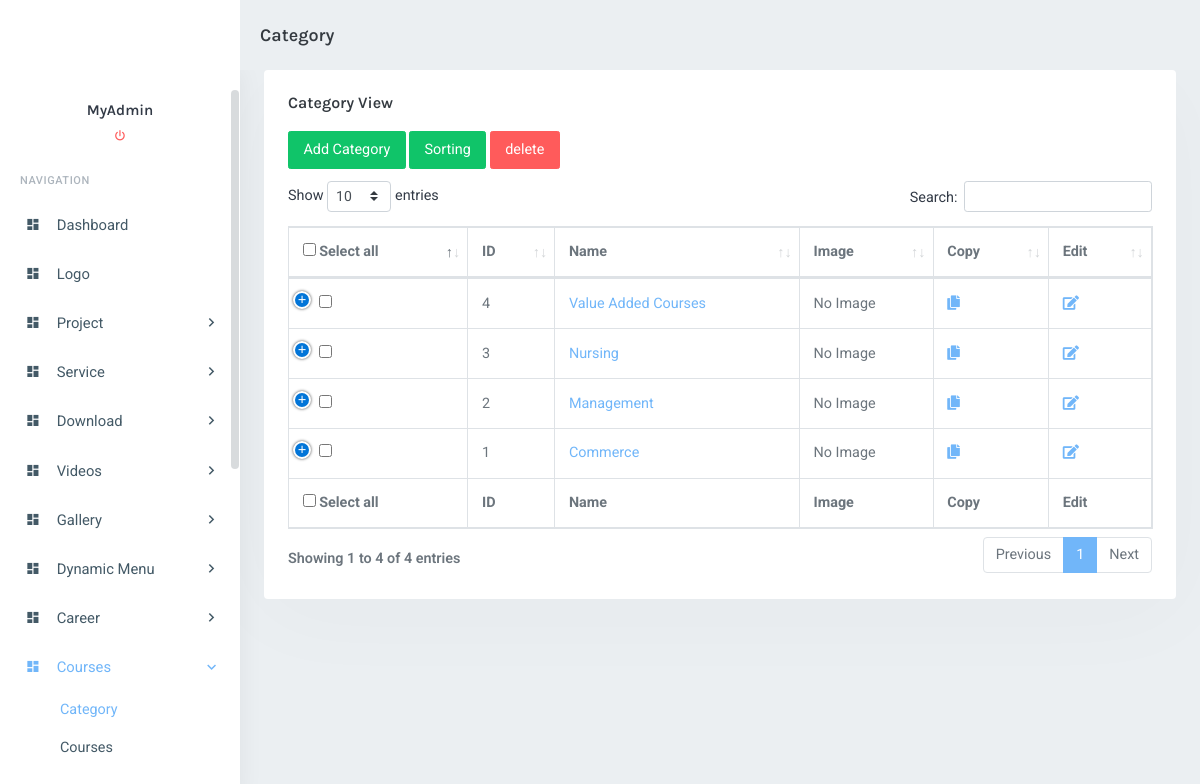
Page /boss/categoryview.php (signed in) on the committed database.
### tables this page shows
CREATE TABLE `tbl_category` (
  `cat_id` int(100) NOT NULL,
  `cat_parent_id` int(100) NOT NULL,
  `cat_name` varchar(100) NOT NULL,
  `cat_description` longtext,
  `cat_image` longtext NOT NULL,
  `multi_images` longtext,
  `meta_tag_title` varchar(500) NOT NULL,
  `meta_tag_description` varchar(2000) NOT NULL,
  `meta_tag_keywords` varchar(1000) NOT NULL,
  `recordListingID` int(11) DEFAULT NULL,
  `slug` varchar(100) DEFAULT NULL,
  `brand` varchar(5) DEFAULT NULL
);

### connect.php (called while the page is built, shortened)
<?php
class connect {
	public $_connection;
private $_host = "localhost";
	private $_username = "root";
	private $_password = "";
	public $_database = "metas_db";
	public function connectdb() {
		$this->_connection = new mysqli($this->_host, $this->_username,
			$this->_password, $this->_database);
	}
	public function selectdb($qry)
	{
		$rs=mysqli_query($this->_connection, $qry);
		return $rs;
	}
}
?>

### boss/categoryview.php (the view, shortened to what this page needs)
<?php
include_once("../connect.php");
$cn=new connect();
$cn->connectdb();
if(isset($_GET['parentid']))
{
	$parentid=$_GET['parentid'];
}
else
{
	$parentid=0;
}
    $result = $cn->selectdb("SELECT cat_id,cat_parent_id,cat_name,cat_image FROM tbl_category where cat_parent_id=".$parentid." order by cat_id desc");
?>
<!DOCTYPE html>
<html lang="en">
<head>
        <link rel="stylesheet" href="assets/libs/morris-js/morris.css" />
        <link href="assets/css/bootstrap.min.css" rel="stylesheet" type="text/css" />
        <link href="assets/css/icons.min.css" rel="stylesheet" type="text/css" />
        <link href="assets/css/app.min.css?v=<?echo time();?>" rel="stylesheet" type="text/css" />
        <link href="assets/libs/datatables/dataTables.bootstrap4.css" rel="stylesheet" type="text/css" />
        <link href="assets/libs/datatables/responsive.bootstrap4.css" rel="stylesheet" type="text/css" />
        <link href="assets/libs/datatables/buttons.bootstrap4.css" rel="stylesheet" type="text/css" />
        <link href="assets/libs/datatables/select.bootstrap4.css" rel="stylesheet" type="text/css" />
</head>
<body>
    <div id="wrapper">
        <div class="navbar-custom">
                <div class="logo-box">
                    <a href="index.php" class="logo text-center">
                        <span class="logo-lg">
                        </span>
                    </a>
                </div>
            <ul class="list-unstyled topnav-menu topnav-menu-left m-0">
                <li>
                    <h4 class="page-title-main">Category</h4>
                </li>
            </ul>
        </div>
        <?include_once("menu.php");?>
        <div class="content-page">
            <div class="content">
                <div class="container-fluid">
                    <div class="row">
                        <div class="col-12">
                            <div class="card-box">
                                <h4 class="mt-0 header-title">Category View</h4>
                                <form action="<?php echo $_SERVER["PHP_SELF"]; ?>" method="post" enctype="multipart/form-data">
                                    <div class="row">
                                        <div class="col-lg-12">
                                            <a href="category.php?parentid=<?php echo $parentid; ?>" class="btn btn-success m-b-sm mt-2 mb-2">Add Category</a>
                                            <a href="sorting_category.php" class="btn btn-success m-b-sm mt-2 mb-2">Sorting</a>
                                            <input type="submit" class="btn btn-danger m-b-sm mt-2 mb-2"name="delete" value="delete"/>
                                        </div>
                                    </div>
                                    <div class="row">
                                        <div class="col-sm-12">
                                    <table id="datatable" class="table table-bordered dt-responsive nowrap">
                                        <thead>
                                        <tr>
                                            <th><input type="checkbox" id="checkall" class="checkall" name="sample"/> Select all</th>
                                            <th>ID</th>
                                            <th>Name</th>
                                            <th>Image</th>
                                            <th>Copy</th>
                                            <th>Edit</th>
                                        </tr>
									</thead>
									<tfoot>
										<tr>
                                            <th><input type="checkbox" id="checkall" class="checkall" name="sample"/> Select all</th>
                                            <th>ID</th>
                                            <th>Name</th>
											<th>Image</th>
                                            <th>Copy</th>
                                            <th>Edit</th>
                                        </tr>
                                        </tfoot>
                                        <tbody>
										<?php
										if (mysqli_num_rows($result) > 0)
										{
											while($row = mysqli_fetch_assoc($result))
											{
												extract($row);
										?>
                                            <tr>
                                                <td><input type="checkbox" name="chkbox[]" class="chkbox"  value="<?echo $cat_id?>"/></td>
												<td><?php echo $cat_id; ?></td>
												<td><a href="categoryview.php?parentid=<?php echo $cat_id; ?>"><?php echo $cat_name; ?></a></td>
												<td><?php if($cat_image!=''){?><img src='../category/<?php echo $cat_image; ?>' height="100" width="100"><?php } else { echo "No Image"; }?></td>
												 <td>
												<a href='category_copy.php?id=<?php echo $cat_id ?>&page=<? echo isset($_GET['page']);?>'><i class="fa fa-copy"></i></a>
												</td>
												<td><a href='category_up.php?category_id=<?php echo $cat_id; ?>&page=<? echo isset($_GET['page']);?>'><i class="fa fa-edit"></i></a></td>
                                            </tr>
											<? } } ?>
                                        </tbody>
                                    </table>
                                        </div>
                                    </div>
                                </form>
                            </div>
                        </div>
                    </div>
                </div>
            </div>
        </div>
    </div>
</body>
</html>

### rows in the picture
tbl_category: cat_id "4", cat_name "Value Added Courses", cat_image "No Image"
tbl_category: cat_id "3", cat_name "Nursing", cat_image "No Image"
tbl_category: cat_id "2", cat_name "Management", cat_image "No Image"
tbl_category: cat_id "1", cat_name "Commerce", cat_image "No Image"

### other values in the picture
$_SESSION['user'] "MyAdmin"
